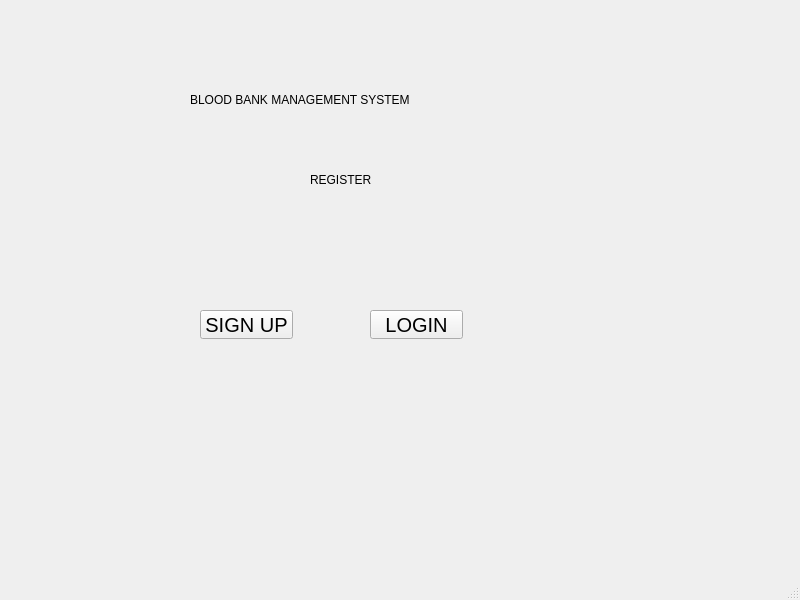
<?xml version="1.0" encoding="UTF-8"?>
<ui version="4.0">
 <class>MainWindow</class>
 <widget class="QMainWindow" name="MainWindow">
  <property name="geometry">
   <rect>
    <x>0</x>
    <y>0</y>
    <width>800</width>
    <height>600</height>
   </rect>
  </property>
  <property name="windowTitle">
   <string>MainWindow</string>
  </property>
  <property name="styleSheet">
   <string notr="true">QPushButton{
font-size:20px;
color:black;
}</string>
  </property>
  <widget class="QWidget" name="centralwidget">
   <widget class="QLabel" name="label">
    <property name="geometry">
     <rect>
      <x>190</x>
      <y>90</y>
      <width>351</width>
      <height>20</height>
     </rect>
    </property>
    <property name="text">
     <string>BLOOD BANK MANAGEMENT SYSTEM</string>
    </property>
   </widget>
   <widget class="QLabel" name="label_2">
    <property name="geometry">
     <rect>
      <x>310</x>
      <y>170</y>
      <width>161</width>
      <height>20</height>
     </rect>
    </property>
    <property name="text">
     <string>REGISTER</string>
    </property>
   </widget>
   <widget class="QPushButton" name="pushButton">
    <property name="geometry">
     <rect>
      <x>200</x>
      <y>310</y>
      <width>93</width>
      <height>29</height>
     </rect>
    </property>
    <property name="text">
     <string>SIGN UP</string>
    </property>
   </widget>
   <widget class="QPushButton" name="pushButton_2">
    <property name="geometry">
     <rect>
      <x>370</x>
      <y>310</y>
      <width>93</width>
      <height>29</height>
     </rect>
    </property>
    <property name="text">
     <string>LOGIN</string>
    </property>
   </widget>
  </widget>
  <widget class="QMenuBar" name="menubar">
   <property name="geometry">
    <rect>
     <x>0</x>
     <y>0</y>
     <width>800</width>
     <height>26</height>
    </rect>
   </property>
  </widget>
  <widget class="QStatusBar" name="statusbar"/>
 </widget>
 <resources/>
 <connections/>
</ui>
